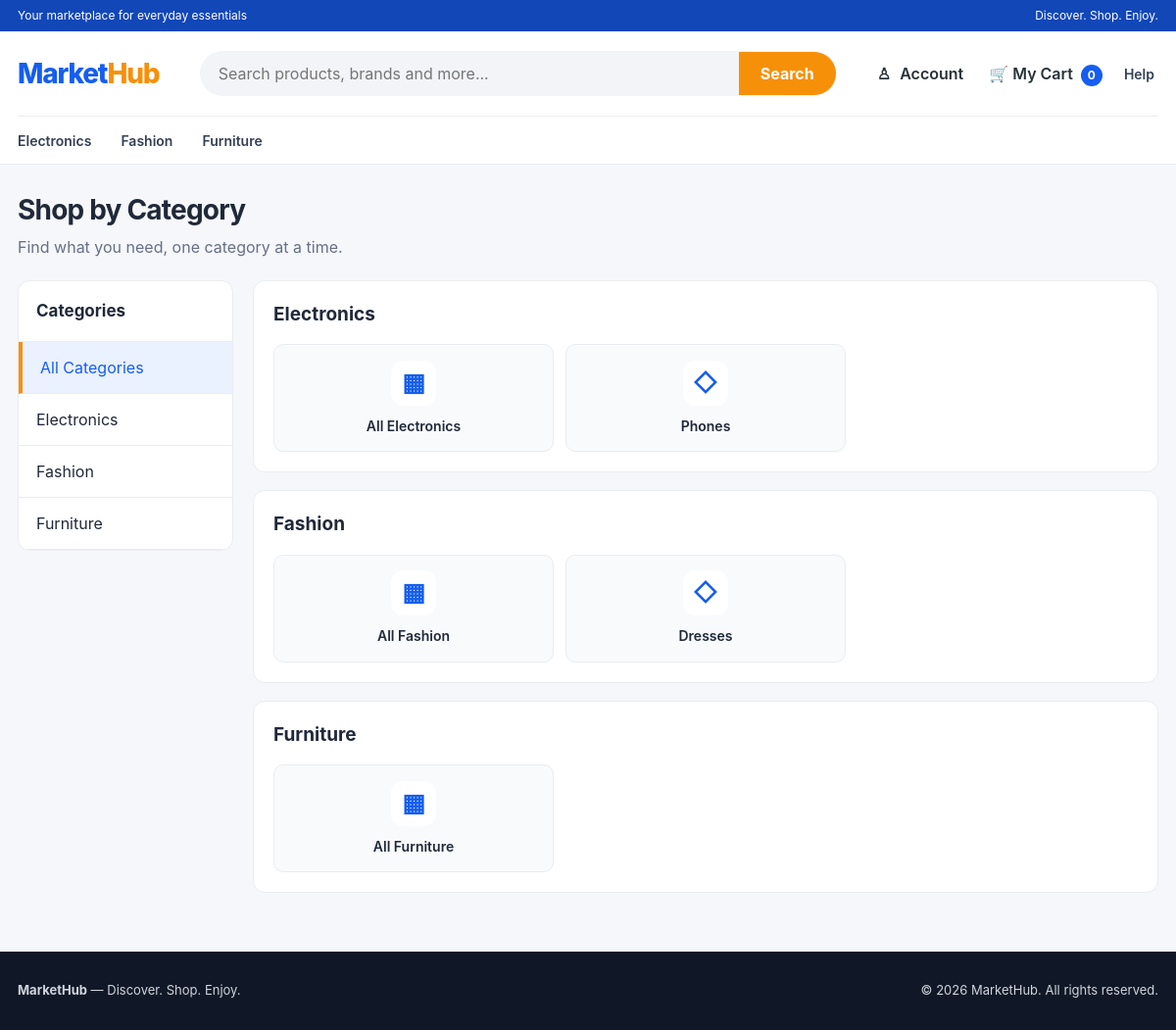
Page /products/categories/ on the committed database.
### products/models.py (models this page shows, shortened)
class Category(models.Model):
    name = models.CharField(max_length=100, unique=True)
    slug = models.SlugField(max_length=120, unique=True, blank=True)
    description = models.TextField(blank=True)
    parent = models.ForeignKey(
        "self",
        on_delete=models.SET_NULL,
        null=True,
        blank=True,
        related_name="subcategories",
    )
    is_active = models.BooleanField(default=True)
    created_at = models.DateTimeField(auto_now_add=True)

### products/views.py (the view)
# urls.py: path("categories/", views.category_list, name="category_list"),
def category_list(request):
    categories = Category.objects.filter(
        is_active=True,
        parent__isnull=True,
    ).prefetch_related("subcategories").order_by("name")
    category_slug = request.GET.get("category", "").strip()
    selected_category = None
    if category_slug:
        selected_category = Category.objects.filter(
            slug=category_slug,
            is_active=True,
        ).first()
    if selected_category:
        display_categories = [selected_category]
    else:
        display_categories = categories
    return render(
        request,
        "products/category_list.html",
        {
            "all_categories": categories,
            "display_categories": display_categories,
            "selected_category": selected_category,
        },
    )

### carts/context_processors.py (called while the page is built, shortened)
def cart_item_count(request):
    if not request.user.is_authenticated:
        return {"cart_item_count": 0}

### products/views.py (called while the page is built)
def navigation_categories(request):
    categories = (
        Category.objects
        .filter(is_active=True, parent__isnull=True)
        .prefetch_related("subcategories")
        .order_by("name")
    )
    return {
        "navigation_categories": categories,
    }

### products/templates/products/category_list.html (shortened to what this page needs)
{% extends "products/base.html" %}
{% block content %}
<div class="page-heading">
    <h1>Shop by Category</h1>
    <p>Find what you need, one category at a time.</p>
</div>
<div class="category-layout">
    <aside class="category-sidebar">
        <h2>Categories</h2>
        <a href="{% url 'products:category_list' %}"
           {% if not selected_category %}class="active"{% endif %}>
            All Categories
        </a>
        {% for category in all_categories %}
            <a href="{% url 'products:category_list' %}?category={{ category.slug }}"
               {% if selected_category.pk == category.pk %}class="active"{% endif %}>
                {{ category.name }}
            </a>
        {% endfor %}
    </aside>
    <div class="category-content">
        {% for category in display_categories %}
            <section class="category-panel">
                <h2>{{ category.name }}</h2>
                <div class="subcategory-grid">
                    <a class="subcategory-card"
                       href="{% url 'products:product_list' %}?category={{ category.slug }}">
                        <span class="subcategory-icon" aria-hidden="true">▦</span>
                        <span>All {{ category.name }}</span>
                    </a>
                    {% for child in category.subcategories.all %}
                        {% if child.is_active %}
                            <a class="subcategory-card"
                               href="{% url 'products:product_list' %}?category={{ child.slug }}">
                                <span class="subcategory-icon" aria-hidden="true">◇</span>
                                <span>{{ child.name }}</span>
                            </a>
                        {% endif %}
                    {% endfor %}
                </div>
            </section>
        {% endfor %}
    </div>
</div>
{% endblock %}

### products/templates/products/base.html (shortened to what this page needs)
{% load static %}
<!DOCTYPE html>
<html lang="en">
<head>
    <link rel="stylesheet" href="{% static 'css/style.css' %}" >
</head>
<body>
    <div class="top-strip">
        <div class="container top-strip-inner">
            <span>Your marketplace for everyday essentials</span>
            <span>Discover. Shop. Enjoy.</span>
        </div>
    </div>
    <header class="navbar mh-header">
        <div class="container">
            <div class="mh-header-main">
                <a class="brand" href="{% url 'products:product_list' %}">
                    Market<span>Hub</span>
                </a>
                <form class="search-form"
                    action="{% url 'products:product_list' %}"
                    method="get"
                    role="search">
                    <input
                        type="search"
                        name="q"
                        value="{{ request.GET.q|default:'' }}"
                        placeholder="Search products, brands and more..."
                        aria-label="Search products"
                    >
                    <button type="submit">Search</button>
                </form>
                <nav class="mh-quick-links" aria-label="Account and cart">
                    <div class="mh-dropdown">
                        <button
                            class="mh-dropdown-toggle"
                            type="button"
                            aria-label="Account menu"
                        >
                            <span class="mh-nav-icon">♙</span>
                            Account
                        </button>
                    </div>
                    <a href="{% url 'cart:cart_detail' %}" class="nav-link">
                        <span aria-hidden="true">🛒</span> My Cart
                        <span class="cart-count">{{ cart_item_count }}</span>
                    </a>
                <div class="mh-category-item mh-help-item">
                    <button
                        class="mh-category-link mh-help-toggle"
                        type="button"
                    >
                        Help
                    </button>
                </nav>
            </div>
            <nav class="mh-category-nav" aria-label="Product categories">
                {% for category in navigation_categories %}
                    <div class="mh-category-item">
                        <a
                            class="mh-category-link"
                            href="{% url 'products:product_list' %}?category={{ category.slug }}"
                        >
                            {{ category.name }}
                        </a>
                    </div>
                {% endfor %}
                </div>
    </header>
    <main class="container main-content">
        {% block content %}{% endblock %}
    </main>
    <footer class="site-footer">
        <div class="container footer-inner">
            <p><strong>MarketHub</strong> — Discover. Shop. Enjoy.</p>
            <p>&copy; {% now "Y" %} MarketHub. All rights reserved.</p>
        </div>
    </footer>
</body>
</html>

### rows in the picture
Category: name "Electronics"
Category: name "Fashion"
Category: name "Furniture"
Category: name "Phones"
Category: name "Dresses"

### other values in the picture
{{ cart_item_count }} "0"
